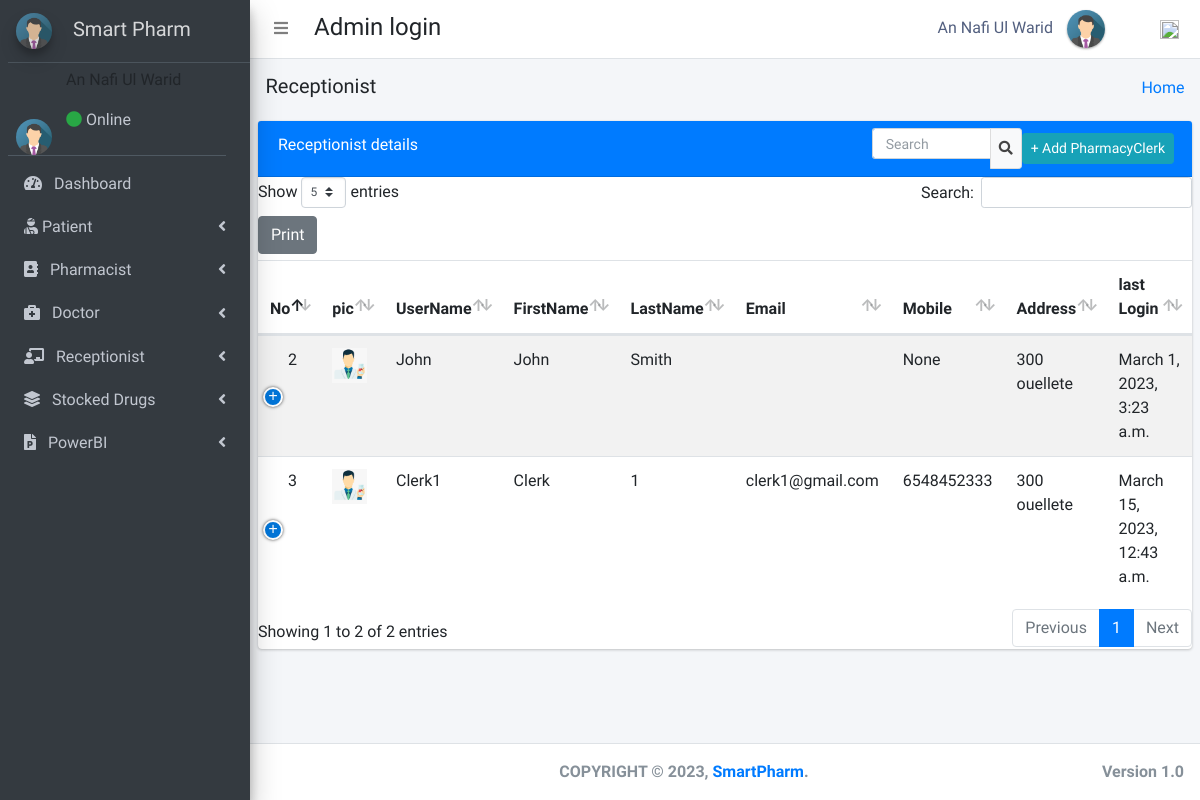
The app's page /admin_user/admin_user/manage_pharmacyClerk/ (signed in), older data.
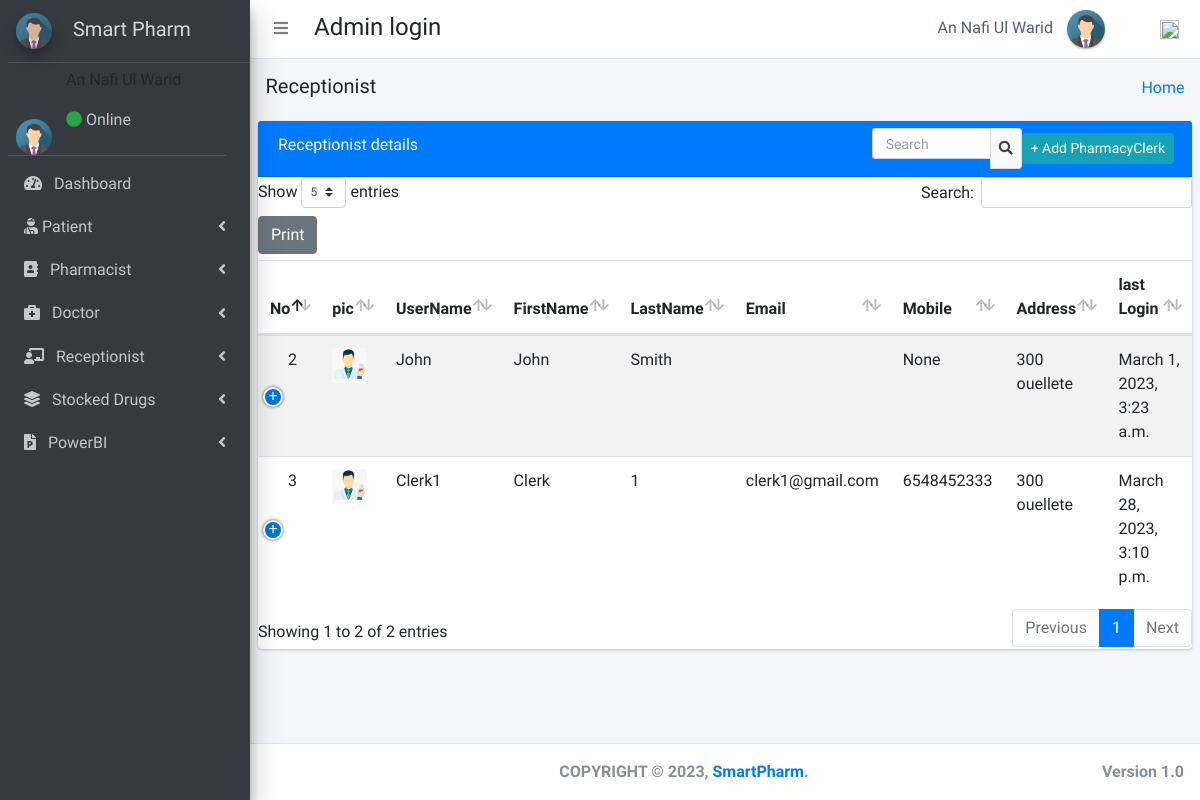
The same page, newer data.
### pharmacy/models.py (models this page shows, shortened)
class PharmacyClerk(models.Model):
    gender_category = (
        ('Male', 'Male'),
        ('Female', 'Female'),
    )
    admin = models.OneToOneField(CustomUser, null=True, on_delete=models.CASCADE)
    emp_no = models.CharField(max_length=100, null=True, blank=True)
    gender = models.CharField(max_length=100, null=True, choices=gender_category)
    mobile = models.CharField(max_length=10, null=True, blank=True)
    address = models.CharField(max_length=300, null=True, blank=True)
    profile_pic = models.ImageField(default="images2.png", null=True, blank=True)
    age = models.IntegerField(default='0', blank=True, null=True)
    created_at = models.DateTimeField(auto_now_add=True)
    updated_at = models.DateTimeField(auto_now=True)
    objects = models.Manager()

class CustomUser(AbstractUser):
    user_type_data = ((1, "AdminHOD"), (2, "Pharmacist"), (3, "Doctor"), (4, "PharmacyClerk"), (5, "Patients"))
    user_type = models.CharField(default=1, choices=user_type_data, max_length=10)

### pharmacy/HODViews.py (the view)
# urls.py: path('admin_user/admin_user/manage_pharmacyClerk/',HODViews.managePharmacyClerk,name='manage_pharmacyClerk'),
def managePharmacyClerk(request):
    staffs = PharmacyClerk.objects.all()
    context = {
        "staffs": staffs,
        "title": "Manage PharmacyClerk"
    }
    return render(request, 'hod_templates/manage_pharmacyClerk.html', context)

### pharmacy/LoginCheckMiddleWare.py (called while the page is built, shortened)
    def process_view(self, request, view_func, view_args, view_kwargs):
        modulename = view_func.__module__
        user = request.user
        if user.is_authenticated:
            if user.user_type == "1":
                if modulename == "pharmacy.HODViews":
                    pass
                elif modulename == "":
                    pass
                elif modulename == "pharmacy.views" or modulename == "django.views.static":
                    pass
                else:
                    pass
            else:
                return redirect("login")
        else:
            if request.path == reverse("login"):
                pass
            else:
                return redirect("login")

### pharmacy/templates/hod_templates/manage_pharmacyClerk.html (shortened to what this page needs)
{% extends 'hod_templates/base_template.html'%} {% block page_title %}
<h5>Receptionist</h5>
{% endblock page_title %} {% block main_content %}
<section class="content">
    <div class="row">
        <div class="col-md-12">
            <div class="card card-primary sc">
                <div class="card-header">
                    <span>Receptionist details</span>
                    <div class="card-tools d-flex">
                        <div class="input-group input-group-sm" style="width: 150px;">
                            <input type="text" name="search" class="form-control float-right" placeholder="Search" id="pple">
                            <div class="input-group-append">
                                <button type="submit" class="btn btn-default"><i class="fas fa-search"></i></button>
                            </div>
                        </div>
                        <a class="btn btn-sm btn-info mr-2" href="{% url 'add_pharmacyClerk' %}" role="button">+ Add PharmacyClerk</a>
                    </div>
                </div>
                <table class="table" id="plist">
                    <thead>
                        <tr>
                            <th>No</th>
                            <th>pic</th>
                            <th>UserName</th>
                            <th>FirstName</th>
                            <th>LastName</th>
                            <th>Email</th>
                            <th>Mobile</th>
                            <th>Address</th>
                            <th>last Login</th>
                        </tr>
                    </thead>
                    <tbody>
                        {% for staff in staffs %}
                        <tr class="hov">
                            <td>{{staff.id}}</td>
                            <td> <img src="{{staff.profile_pic.url}}" class="" width="35" height="35" alt=""></td>
                            <td>{{staff.admin.username}}</td>
                            <td>{{staff.admin.first_name}}</td>
                            <td>{{staff.admin.last_name}}</td>
                            <td>{{staff.admin.email}}</td>
                            <td>{{staff.mobile}}</td>
                            <td>{{staff.address}}</td>
                            <td>{{staff.admin.last_login}}</td>
                        </tr>
                        {% endfor %}
                    </tbody>
                </table>
            </div>
        </div>
    </div>
</section>
{% endblock %}

Row changes from the older to the newer data that the page shows:
changed through a linked row, PharmacyClerk "Clerk1": admin.last_login "March 15, 2023, 12:43 a.m." → "March 28, 2023, 3:10 p.m."
